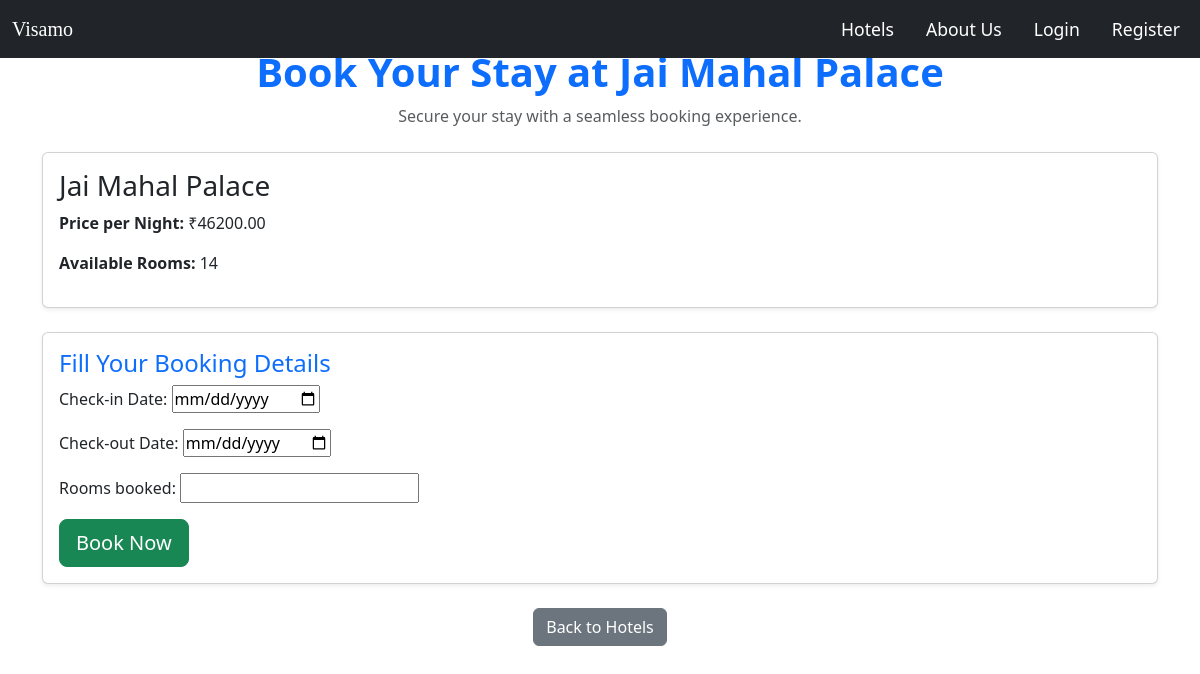
Page /book_hotel/1/ (signed in) on the committed database.
### core/models.py (models this page shows, shortened)
class Hotel(models.Model):
    name = models.CharField(max_length=200)
    location = models.CharField(max_length=200)
    description = models.TextField()
    price_per_night = models.DecimalField(max_digits=10, decimal_places=2)
    available_rooms = models.PositiveIntegerField()
    image = models.ImageField(upload_to='hotel_images/', null=True, blank=True)

### core/views.py (the view)
# urls.py: path('book_hotel/<int:hotel_id>/', views.book_hotel, name='book_hotel'),
@login_required
def book_hotel(request, hotel_id):
    hotel = get_object_or_404(Hotel, id=hotel_id)
    if request.method == 'POST':
        form = BookingForm(request.POST)
        if form.is_valid():
            booking = form.save(commit=False)
            booking.user = request.user
            booking.hotel = hotel
            if booking.rooms_booked > hotel.available_rooms:
                messages.error(request, "Not enough rooms available!")
            else:
                hotel.available_rooms -= booking.rooms_booked
                hotel.save()
                booking.save()
                client = razorpay.Client(auth=(settings.RAZORPAY_KEY_ID, settings.RAZORPAY_KEY_SECRET))
                order_amount = int(booking.total_price * 100)  # Convert to paisa
                order_currency = 'INR'
                order_receipt = f"booking_{booking.id}"
                razorpay_order = client.order.create({
                    "amount": order_amount,
                    "currency": order_currency,
                    "receipt": order_receipt,
                    "payment_capture": 1  # Auto-capture payment
                })
                booking.razorpay_order_id = razorpay_order['id']
                booking.save()
                messages.success(request, "Booking successful! Proceed to payment.")
                return redirect('process_payment', booking_id=booking.id)
    else:
        form = BookingForm()
    return render(request, 'booking/book_hotel.html', {'form': form, 'hotel': hotel})

### core/forms.py
class BookingForm(forms.ModelForm):
    check_in = forms.DateField(
        widget=forms.DateInput(attrs={'type': 'date'}),
        label="Check-in Date",
    )
    check_out = forms.DateField(
        widget=forms.DateInput(attrs={'type': 'date'}),
        label="Check-out Date",
    )
    class Meta:
        model = Booking
        fields = ['check_in', 'check_out', 'rooms_booked']

### core/templates/booking/book_hotel.html (shortened to what this page needs)
{% extends 'base.html' %}
{% block content %}
<div class="container mt-5">
    <div class="text-center mb-4">
        <h1 class="text-primary fw-bold">Book Your Stay at {{ hotel.name }}</h1>
        <p class="text-muted">Secure your stay with a seamless booking experience.</p>
    </div>
    <div class="card shadow-sm mb-4">
        <div class="card-body">
            <h3 class="text-dark">{{ hotel.name }}</h3>
            <p><strong>Price per Night:</strong> ₹{{ hotel.price_per_night }}</p>
            <p><strong>Available Rooms:</strong> {{ hotel.available_rooms }}</p>
        </div>
    </div>
    <div class="card shadow-sm">
        <div class="card-body">
            <h4 class="text-primary">Fill Your Booking Details</h4>
            <form method="POST">
                {{ form.as_p }}
                <button type="submit" class="btn btn-success btn-lg">Book Now</button>
            </form>
        </div>
    </div>
    <div class="text-center mt-4">
        <a href="{% url 'hotel_list' %}" class="btn btn-secondary">Back to Hotels</a>
    </div>
</div>
{% endblock %}

### core/static/css/styles.css (style rules this page uses)
body, html { margin: 0; padding: 0; font-family: system-ui; }

### rows in the picture
Hotel: name "Jai Mahal Palace", price_per_night "46200.00", available_rooms "14"
